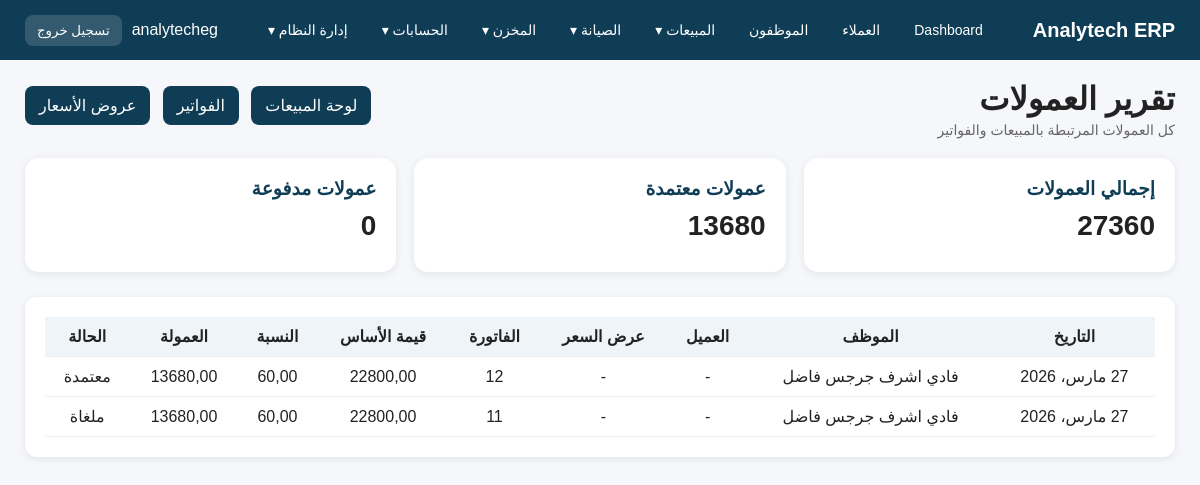
The page /reports/commissions/ (signed in) on the database its author committed.
### app_employees/models.py (models this page shows, shortened)
class EmployeeCommission(models.Model):
    STATUS_CHOICES = [
        ('Draft', 'مسودة'),
        ('Approved', 'معتمدة'),
        ('Paid', 'مدفوعة'),
        ('Cancelled', 'ملغاة'),
    ]
    employee = models.ForeignKey(
        Employee,
        on_delete=models.CASCADE,
        related_name='commissions',
        verbose_name='الموظف'
    )
    customer = models.ForeignKey(
        'customers.Customer',
        on_delete=models.SET_NULL,
        null=True,
        blank=True,
        related_name='employee_commissions',
        verbose_name='العميل'
    )
    quotation = models.ForeignKey(
        'app_quotations.Quotation',
        on_delete=models.SET_NULL,
        null=True,
        blank=True,
        related_name='employee_commissions',
        verbose_name='عرض السعر'
    )
    invoice = models.ForeignKey(
        'app_invoices.Invoice',
        on_delete=models.SET_NULL,
        null=True,
        blank=True,
        related_name='employee_commissions',
        verbose_name='الفاتورة'
    )
    commission_date = models.DateField(default=timezone.localdate, verbose_name='تاريخ العمولة')
    base_amount = models.DecimalField(max_digits=12, decimal_places=2, default=0, verbose_name='قيمة الأساس')
    commission_percent = models.DecimalField(max_digits=5, decimal_places=2, default=0, verbose_name='نسبة العمولة %')
    commission_amount = models.DecimalField(max_digits=12, decimal_places=2, default=0, verbose_name='قيمة العمولة')
    status = models.CharField(max_length=20, choices=STATUS_CHOICES, default='Draft', verbose_name='الحالة')
    notes = models.TextField(blank=True, null=True, verbose_name='ملاحظات')
    class Meta:
        verbose_name = 'عمولة'
        verbose_name_plural = 'العمولات'
        ordering = ['-commission_date', '-id']

class Employee(models.Model):
    STATUS_CHOICES = [
        ('Active', 'نشط'),
        ('On Leave', 'إجازة'),
        ('Suspended', 'موقوف'),
        ('Resigned', 'مستقيل'),
    ]
    employee_code = models.CharField(max_length=50, unique=True, verbose_name='كود الموظف')
    full_name = models.CharField(max_length=200, verbose_name='اسم الموظف')
    department = models.CharField(max_length=100, blank=True, null=True, verbose_name='القسم')
    job_title = models.CharField(max_length=150, blank=True, null=True, verbose_name='الوظيفة')
    status = models.CharField(max_length=20, choices=STATUS_CHOICES, default='Active', verbose_name='الحالة')
    hire_date = models.DateField(default=timezone.localdate, verbose_name='تاريخ التعيين')
    birth_date = models.DateField(blank=True, null=True, verbose_name='تاريخ الميلاد')
    national_id = models.CharField(max_length=50, blank=True, null=True, verbose_name='الرقم القومي')
    phone = models.CharField(max_length=50, blank=True, null=True, verbose_name='الموبايل')
    email = models.EmailField(blank=True, null=True, verbose_name='البريد الإلكتروني')
    address = models.TextField(blank=True, null=True, verbose_name='العنوان')
    qualification = models.CharField(max_length=200, blank=True, null=True, verbose_name='المؤهل الدراسي')
    specialization = models.CharField(max_length=200, blank=True, null=True, verbose_name='التخصص')
    direct_manager = models.ForeignKey(
        'self',
        on_delete=models.SET_NULL,
        null=True,
        blank=True,
        related_name='team_members',
        verbose_name='المدير المباشر'
    )
    can_do_sales = models.BooleanField(default=False, verbose_name='يمكنه تنفيذ مبيعات')
    can_do_service = models.BooleanField(default=False, verbose_name='يمكنه تنفيذ صيانة')
    can_manage_team = models.BooleanField(default=False, verbose_name='يمكنه إدارة فريق')
    sales_commission_percent = models.DecimalField(
        max_digits=5,
        decimal_places=2,
        default=0,
        verbose_name='نسبة عمولة المبيعات الافتراضية %'
    )
    notes = models.TextField(blank=True, null=True, verbose_name='ملاحظات')
    class Meta:
        verbose_name = 'موظف'
        verbose_name_plural = 'الموظفون'
        ordering = ['full_name']

### app_invoices/models.py (models this page shows, shortened)
class Invoice(models.Model):
    STATUS_CHOICES = [
        ('draft', 'مسودة'),
        ('posted', 'مرحلة'),
        ('cancelled', 'ملغاة'),
    ]
    quotation = models.OneToOneField(
        Quotation,
        on_delete=models.SET_NULL,
        null=True,
        blank=True,
        related_name='invoice',
        verbose_name='عرض السعر'
    )
    customer_name = models.CharField(max_length=200, verbose_name='اسم العميل')
    invoice_date = models.DateField(auto_now_add=True, verbose_name='تاريخ الفاتورة')
    sales_owner = models.ForeignKey(
        'app_employees.Employee',
        on_delete=models.SET_NULL,
        null=True,
        blank=True,
        related_name='sales_invoices',
        verbose_name='الموظف المسؤول عن البيع'
    )
    commission_owner = models.ForeignKey(
        'app_employees.Employee',
        on_delete=models.SET_NULL,
        null=True,
        blank=True,
        related_name='commission_invoices',
        verbose_name='صاحب العمولة'
    )
    status = models.CharField(max_length=20, choices=STATUS_CHOICES, default='draft', verbose_name='الحالة')
    stock_posted = models.BooleanField(default=False, verbose_name='تم ترحيل المخزن')
    journal_entry = models.OneToOneField(
        JournalEntry,
        on_delete=models.SET_NULL,
        null=True,
        blank=True,
        related_name='invoice',
        verbose_name='القيد المحاسبي'
    )
    subtotal = models.DecimalField(max_digits=12, decimal_places=2, default=0, verbose_name='الإجمالي قبل الخصم')
    discount_percent = models.DecimalField(max_digits=5, decimal_places=2, default=0, verbose_name='نسبة الخصم %')
    discount_amount = models.DecimalField(max_digits=12, decimal_places=2, default=0, verbose_name='قيمة الخصم')
    net_before_vat = models.DecimalField(max_digits=12, decimal_places=2, default=0, verbose_name='الصافي قبل الضريبة')
    vat_percent = models.DecimalField(max_digits=5, decimal_places=2, default=14, verbose_name='نسبة الضريبة %')
    vat_amount = models.DecimalField(max_digits=12, decimal_places=2, default=0, verbose_name='قيمة الضريبة')
    total_after_vat = models.DecimalField(max_digits=12, decimal_places=2, default=0, verbose_name='الإجمالي النهائي')
    notes = models.TextField(blank=True, null=True, verbose_name='ملاحظات')
    class Meta:
        verbose_name = 'فاتورة'
        verbose_name_plural = 'الفواتير'
        ordering = ['-id']

### app_reports/views.py (the view)
# urls.py: path('commissions/', views.commission_report, name='commission_report'),
def commission_report(request):
    rows = EmployeeCommission.objects.select_related(
        'employee',
        'customer',
        'quotation',
        'invoice'
    ).all().order_by('-commission_date', '-id')
    total_commissions = rows.aggregate(
        total=Sum('commission_amount')
    )['total'] or Decimal('0')
    approved_total = rows.filter(status='Approved').aggregate(
        total=Sum('commission_amount')
    )['total'] or Decimal('0')
    paid_total = rows.filter(status='Paid').aggregate(
        total=Sum('commission_amount')
    )['total'] or Decimal('0')
    return render(request, 'app_reports/commission_report.html', {
        'rows': rows,
        'total_commissions': total_commissions,
        'approved_total': approved_total,
        'paid_total': paid_total,
    })

### templates/app_reports/commission_report.html (shortened to what this page needs)
{% extends 'base.html' %}
{% block content %}
<div class="topbar">
    <div>
        <h1>تقرير العمولات</h1>
        <div class="sub">كل العمولات المرتبطة بالمبيعات والفواتير</div>
    </div>
    <div class="quick-links">
        <a href="{% url 'sales_dashboard' %}">لوحة المبيعات</a>
        <a href="{% url 'invoice_list' %}">الفواتير</a>
        <a href="{% url 'quotation_list' %}">عروض الأسعار</a>
    </div>
</div>
<div class="hub-grid" style="margin-bottom:25px;">
    <div class="hub-card">
        <h3>إجمالي العمولات</h3>
        <div class="value">{{ total_commissions }}</div>
    </div>
    <div class="hub-card">
        <h3>عمولات معتمدة</h3>
        <div class="value">{{ approved_total }}</div>
    </div>
    <div class="hub-card">
        <h3>عمولات مدفوعة</h3>
        <div class="value">{{ paid_total }}</div>
    </div>
</div>
<div class="section">
    <table>
        <thead>
            <tr>
                <th>التاريخ</th>
                <th>الموظف</th>
                <th>العميل</th>
                <th>عرض السعر</th>
                <th>الفاتورة</th>
                <th>قيمة الأساس</th>
                <th>النسبة</th>
                <th>العمولة</th>
                <th>الحالة</th>
            </tr>
        </thead>
        <tbody>
            {% for row in rows %}
            <tr>
                <td>{{ row.commission_date }}</td>
                <td>{{ row.employee.full_name }}</td>
                <td>{% if row.customer %}{{ row.customer.name }}{% else %}-{% endif %}</td>
                <td>{% if row.quotation %}{{ row.quotation.id }}{% else %}-{% endif %}</td>
                <td>{% if row.invoice %}{{ row.invoice.id }}{% else %}-{% endif %}</td>
                <td>{{ row.base_amount }}</td>
                <td>{{ row.commission_percent }}</td>
                <td>{{ row.commission_amount }}</td>
                <td>{{ row.get_status_display }}</td>
            </tr>
            {% empty %}
            <tr>
                <td colspan="9" style="padding:20px; text-align:center;">لا توجد عمولات</td>
            </tr>
            {% endfor %}
        </tbody>
    </table>
</div>
{% endblock %}

### templates/base.html (shortened to what this page needs)
<!DOCTYPE html>
<html lang="ar" dir="rtl">
<head>
</head>
<body>
<div class="navbar">
    <div class="logo">Analytech ERP</div>
    {% if user.is_authenticated %}
    <div class="menu">
        <a href="/">Dashboard</a>
        {% if perms.customers.view_customer %}
        <a href="/customers/">العملاء</a>
        {% endif %}
        {% if perms.app_employees.view_employee %}
        <a href="/employees/">الموظفون</a>
        {% endif %}
        {% if perms.app_quotations.view_quotation or perms.app_sales.view_salesorder or perms.app_invoices.view_invoice or perms.app_employees.view_employeecommission %}
        <div class="dropdown">
            <a href="/reports/sales/">المبيعات ▾</a>
        </div>
        {% endif %}
        {% if perms.app_maintenance.view_maintenancerequest or perms.app_maintenance.view_maintenancevisit or perms.app_maintenance.view_preventivemaintenanceplan %}
        <div class="dropdown">
            <a href="/maintenance/reports/">الصيانة ▾</a>
        </div>
        {% endif %}
        {% if perms.app_inventory.view_inventoryitem or perms.app_inventory.view_inventorylot or perms.app_inventory.view_inventorytransaction or perms.app_inventory.view_recallnotice %}
        <div class="dropdown">
            <a href="/inventory/">المخزن ▾</a>
        </div>
        {% endif %}
        {% if perms.accounting.view_account or perms.accounting.view_journalentry or perms.accounting.view_receiptvoucher or perms.accounting.view_paymentvoucher %}
        <div class="dropdown">
            <a href="/accounting/">الحسابات ▾</a>
        </div>
        {% endif %}
        {% if user.is_staff %}
        <div class="dropdown">
            <a href="/admin/">إدارة النظام ▾</a>
        </div>
        {% endif %}
    </div>
    <div class="user-box">
        <span>{{ user.username }}</span>
        <form method="post" action="{% url 'logout' %}" class="logout-form">
            <button type="submit" class="logout-btn">تسجيل خروج</button>
        </form>
    </div>
    {% endif %}
</div>
<div class="container">
    {% block content %}{% endblock %}
</div>
</body>
</html>

### templates/base.html (style rules this page uses)
body { margin: 0; font-family: Tahoma, Arial, sans-serif; background: #f5f7fa; color: #222; }
.navbar { background: #0f3d56; color: white; padding: 14px 25px; display: flex; justify-content: space-between; align-items: center; gap: 16px; flex-wrap: wrap; }
.logo { font-size: 20px; font-weight: bold; white-space: nowrap; }
.menu { display: flex; align-items: center; gap: 14px; flex-wrap: wrap; }
.menu > a, .dropdown > a { color: white; text-decoration: none; font-size: 14px; padding: 8px 10px; border-radius: 8px; display: inline-block; }
.dropdown { position: relative; }
.container { padding: 20px 25px; }
.topbar { display: flex; justify-content: space-between; align-items: center; margin-bottom: 20px; gap: 15px; flex-wrap: wrap; }
.topbar h1 { margin: 0; }
.sub { color: #666; font-size: 14px; margin-top: 4px; }
.section { background: white; padding: 20px; border-radius: 12px; box-shadow: 0 2px 8px rgba(0,0,0,0.08); }
table { width: 100%; border-collapse: collapse; }
th, td { padding: 10px; border-bottom: 1px solid #eee; text-align: center; vertical-align: middle; }
th { background: #eef4f7; }
.quick-links a { display: inline-block; background: #0f3d56; color: white; padding: 10px 14px; border-radius: 8px; text-decoration: none; margin-right: 8px; margin-bottom: 8px; }
.hub-grid { display: grid; grid-template-columns: repeat(auto-fit, minmax(250px, 1fr)); gap: 18px; }
.hub-card { background: white; border-radius: 14px; padding: 20px; box-shadow: 0 2px 8px rgba(0,0,0,0.08); }
.hub-card h3 { margin-top: 0; margin-bottom: 10px; color: #0f3d56; }
.hub-card .value { font-size: 28px; font-weight: bold; margin-bottom: 10px; }
.user-box { display: flex; align-items: center; gap: 10px; color: white; }
.logout-form { margin: 0; }
.logout-btn { background: rgba(255,255,255,0.15); border: none; color: white; padding: 8px 12px; border-radius: 8px; cursor: pointer; }

### rows shown on the page
EmployeeCommission: commission_date "27 مارس، 2026", employee.full_name "فادي اشرف جرجس فاضل", invoice.id "12", base_amount "22800,00", commission_percent "60,00", commission_amount "13680,00", status "معتمدة"
EmployeeCommission: commission_date "27 مارس، 2026", employee.full_name "فادي اشرف جرجس فاضل", invoice.id "11", base_amount "22800,00", commission_percent "60,00", commission_amount "13680,00", status "ملغاة"

### other values the page prints
{{ user.username }} "analytecheg"
{{ total_commissions }} "27360"
{{ approved_total }} "13680"
{{ paid_total }} "0"
